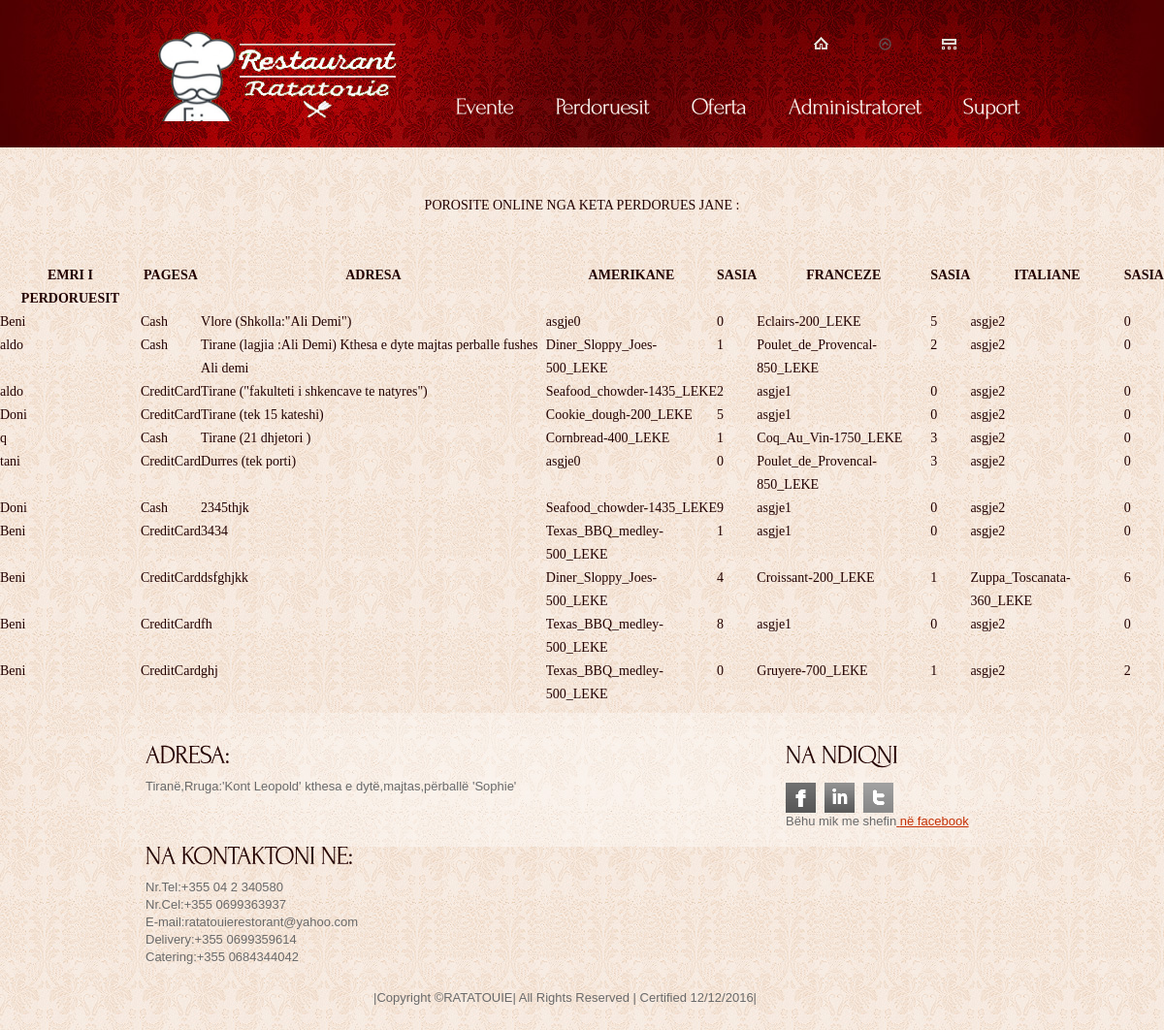
The app's page /ordering.php with its own data.
### tables this page shows
CREATE TABLE `Porosi` (
  `PorosiID` int(8) NOT NULL,
  `UserID` varchar(15) NOT NULL,
  `Username` varchar(15) NOT NULL,
  `Pay` enum('CreditCard','Cash') NOT NULL,
  `Destination` varchar(255) NOT NULL,
  `USAProduct` enum('asgje0','Texas_BBQ_medley-500_LEKE','Choc_chip_pecan_pie-750_LEKE','Burnt_onion_dip-645_LEKE','Diner_Sloppy_Joes-500_LEKE','Diner_Sloppy_fish-500_LEKE','Cornbread-400_LEKE','Cookie_dough-200_LEKE','American_T-bone-1000_LEKE','Malt_chocolate-350_LEKE','Bourbon-320_LEKE','Smoky_pork-1590_LEKE','Big_burger-450_LEKE','BBQ_pulled_pork-1200_LEKE','Buttermilk_salad-1520_LEKE','Seafood_chowder-1435_LEKE','Pumpkin_Pie-1200_LEKE','Salt_beef/Cajun_fries-1300_LEKE','Chickencorn_salad-900_LEKE','New_York_Cheesecake-480_LEKE','Sweet_chilli_dogs-300_LEKE','Caesar_salad-1390_LEKE','Sticky_ribs-1500_LEKE','Key_lime_pie-1485_LEKE','Crispy/pretzel_chicken-1689_LEKE','Raspberry_brownies-2000_LEKE','Plate-sized_pancakes-250_LEKE','Custard/biscuits-450_LEKE','Crispy_chicken/apple-1580_LEKE','Crispy_Cajun_rings-350_LEKE','Buffalo_chicken_wings-890_LEKE','Peanut/butter_cheesecake-1000_LEKE','Sticky_glazed_ribs-999_LEKE','Sweetcorn_chowder-590_LEKE','Peach/blueberry_grunt-350_LEKE','BBQ_drumsticks(slaw)-890_LEKE','Peanut_butter_brownies-370_LEKE','South-western-salad-800_LEKE','Buffalo_wings-1200_LEKE','Butternut_maple-1700_LEKE','Hot_dogs-200_LEKE','BBQ_chicken_burgers-200_LEKE') DEFAULT NULL,
  `USAsasia` int(3) NOT NULL,
  `FRProduct` enum('asgje1','Gruyere-700_LEKE','Poulet_de_Provencal-850_LEKE','Gratin_Dauphinois-600_LEKE','Croissant-200_LEKE','Creme_Brulee-350_LEKE','Beef_Bourguignon-1500_LEKE','Creme_Fraiche-800_LEKE','Coq_Au_Vin-1750_LEKE','Chocolate_Ganache-500_LEKE','Chocolate_Bleu-1000_LEKE','Omelet-200_LEKE','Cordon_Bleu-1000_LEKE','Eclairs-200_LEKE','Brie-590_LEKE','Meringues-200_LEKE','Mousse-1200_LEKE','Mussels_Mariniere-1590_LEKE','Buche_de_Noel-890_LEKE','Ratatouille-1000_LEKE','Brie_Puff_Pastry-200_LEKE','CBleu_Casserole-459_LEKE','Quiche_Lorraine-620_LEKE','Madeleines-200_LEKE','Bourguignon-2000_LEKE','Kalamata_Olive_Tapenade-1800_LEKE','Macaron-200_LEKE','Plum_Clafouti-450_LEKE','Potatoe_Au_Gratin-870_LEKE','Meringue-520_LEKE','Herbes_de_Provence-500_LEKE','Tarte_de_Pommes-900_LEKE','Crepe-290_LEKE','Rochester-1000_LEKE','Pro_Ganache-900_LEKE','Filet_Mignons-1900_LEKE','Cassoulet-600_LEKE','Asparagus-490_LEKE','Chutney-200_LEKE','Bordelaise-2500_LEKE','Tourtiere-1790_LEKE','Lyonnaise_a_la_crof-666_LEKE') NOT NULL,
  `FRsasia` int(3) NOT NULL,
  `ITAProduct` enum('asgje2','Cannelloni-590_LEKE','Antipasto-1800_LEKE','Focaccia/Baraise-200_LEKE','Torta_Rustica-680_LEKE','Zuppa_Toscanata-360_LEKE','Hazelnut_Biscotti-640_LEKE','Marsala-1800_LEKE','Lasagna-700_LEKE','Pizza-500_LEKE','Spaghetti-400_LEKE','Bruschetta-350_LEKE','Zuppa_Toscana-410_LEKE','Minestrone-900_LEKE','Tortellini-590_LEKE','Fettuccini-570_LEKE','Tiramisu-300_LEKE','Pesto_di_Florentine-690_LEKE','Parmigiana-2600_LEKE','Focaccia_Bread-1200_LEKE','Piccata-1630_LEKE','Penne_Arrabiata-700_LEKE','Pasta_Pomodoro-550_LEKE','Biscotti-200_LEKE','Manicotti_Alla_Romana-4500_LEKE','Calzone-350_LEKE','Cacciatore-1510_LEKE','Pene/Valentino-480_LEKE','Tetrazzini_di_mare-10000_LEKE','Cioppino-500_LEKE','Pasta_Primavera-470_LEKE','Pasta_Fagioli-610_LEKE','Ravioli-550_LEKE','Fettuccine_Alfredo-300_LEKE','Zitti-2400_LEKE','Pepperoni-200_LEKE','Ricotta_Gnocchi-310_LEKE','Manicotti-450_LEKE','Tilapia-320_LEKE','Zucchini-200_LEKE','Scarpariello-390_LEKE','Bruschetta-350_LEKE') NOT NULL,
  `ITAsasia` int(3) NOT NULL
);

### ordering.php (the view, shortened to what this page needs)
<!DOCTYPE html>
<html lang="en">
<head>
<link rel="stylesheet" href="css/reset.css" type="text/css" media="all">
<link rel="stylesheet" href="css/layout.css" type="text/css" media="all">
<link rel="stylesheet" href="css/style.css" type="text/css" media="all">
</head>
<body id="page2">
<div class="body6">
  <div class="body1">
    <div class="main">
      <header>
        <h1><a href="index.php" id="logo">Restorant Ratatouie</a></h1>
         <nav>
            <ul id="top_nav">
              <li><a href="index.php"><img src="images/icon_1.gif" alt=""></a></li>
              <li><a href="reklama.php"><img src="images/icon_3.png" alt=""></a></li>
              <li><a href="admin.php"><img src="images/icon_2.gif" alt=""></a></li>
            </ul>
          </nav>
        <nav>
           <ul id="menu">
              <li><a href="events.php">Evente</a></li>
              <li><a href="users.php">Perdoruesit</a></li>
              <li><a href="ulje.php">Oferta</a></li>
              <li><a href="admini.php">Administratoret</a></li>
              <li><a href="help.php">Suport</a></li>
            </ul>
        </nav>
        </header>
    </div>
  </div>
</div><br><br>
<p align="center">POROSITE ONLINE NGA KETA PERDORUES JANE : </p><br>
<?php
$sql=("SELECT *  FROM Porosi");
$records=mysql_query($sql);
?>
<table style="width:100%">
  <tr>
    <th>EMRI I PERDORUESIT</th>
    <th>PAGESA</th>
    <th>ADRESA</th>
    <th>AMERIKANE</th>
    <th>SASIA</th>
    <th>FRANCEZE</th>
    <th>SASIA</th>
    <th>ITALIANE</th>
    <th>SASIA</th>
  </tr>
  <?php
  while($Porosi=mysql_fetch_assoc($records)){
    echo "<tr>";
    echo "<td>".$Porosi['Username']."</td>";
    echo "<td>".$Porosi['Pay']."</td>";
     echo "<td>".$Porosi['Destination']."</td>";
      echo "<td>".$Porosi['USAProduct']."</td>";
      echo "<td>".$Porosi['USAsasia']."</td>";
       echo "<td>".$Porosi['FRProduct']."</td>";
        echo "<td>".$Porosi['FRsasia']."</td>";
        echo "<td>".$Porosi['ITAProduct']."</td>";
                echo "<td>".$Porosi['ITAsasia']."</td>";
    echo "</tr>";
  }
  ?>
  </table>
    <div class="body3">
  <div class="body4">
    <div class="main">
      <footer><hr>
        <div class="wrapper">
          <section class="col1 pad_left1">
     <h3>ADRESA:</h3>
         <p>Tiranë,Rruga:'Kont Leopold' kthesa e dytë,majtas,përballë 'Sophie'</p>
            <h3>NA KONTAKTONI NE:</h3>
      <p>Nr.Tel:+355 04 2 340580<br>
         Nr.Cel:+355 0699363937<br>
               E-mail:ratatouierestorant@yahoo.com<br>
               Delivery:+355 0699359614<br>
               Catering:+355 0684344042<br></p>
        <P ALIGN=right>
        |Copyright &copy;RATATOUIE|
         All Rights Reserved |
               Certified 12/12/2016|</p></section>
          <section class="col2 pad_left1">
            <h3>NA NDIQNI </h3>
            <ul id="icons">
              <li><a href="https://www.facebook.com/Restorant-Ratatouie-1187326811355133/" target="_blank" class="normaltip"><img src="images/icon1.gif" alt=""></a></li>
              <li><a href="https://www.instagram.com/ratatouierestorant/?hl=en" target="_blank" class="normaltip"><img src="images/icon2.gif" alt=""></a></li>
              <li><a href="https://twitter.com/RRatatouie" target="_blank" class="normaltip"><img src="images/icon3.gif" alt=""></a></li>
              <li>Bëhu mik me shefin<a href="https://www.facebook.com/ratatouiechef.restorantchef.3" target=_"blank"> në facebook</a></li>
        </ul>
        </section>
        </div>
      </footer>
    </div>
  </div>
</div>
</body>
</html>
  </body>
  </html>

### css/layout.css (style rules this page uses)
.col1, .col2, .col3, .cols { float:left }
.col1 { width:630px }
.col2 { width:240px }

### css/style.css (style rules this page uses)
article, aside, audio, canvas, command, datalist, details, embed, figcaption, figure, footer, header, hgroup, keygen, meter, nav, output, progress, section, source, video { display:block }
.wrapper { width:100%; overflow:hidden }
body { background:url(../images/bg_bot.jpg) center 0 repeat #faf3ed; border:0; font:14px Georgia, "Times New Roman", Times, serif; color:#200; line-height:24px }
.main { margin:0 auto; width:960px }
.body1 { background:url(../images/bg_top_img.jpg) top center no-repeat }
.body3 { background:url(../images/bg_bot.jpg) top center repeat }
.body4 { background:url(../images/bg_bot_img.jpg) top center no-repeat }
.body6 { background:url(../images/bg_top.jpg) top repeat-x }
a { color:#a80002; text-decoration:none; outline:none }
h1 { float:left; padding:0px 0 0 36px }
h3 { font-size:27px; color:#230000; line-height:1.2em; padding:20px 0 9px 0; letter-spacing:-1px }
p { padding-bottom:24px }
header { height:121px; padding-top:31px; width:100%; overflow:hidden }
#logo { display:block; background:url(../images/rat.png) 0 0 no-repeat; width:259px; height:94px; text-indent:-9999px }
#top_nav { float:right; padding:4px 43px 30px 0 }
#top_nav li { float:left; padding:3px 26px 5px 0; background:url(../images/top_line.gif) right 0 no-repeat; margin-right:25px }
#top_nav li a { display:block; line-height:0 }
#menu { width:633px; float:right; padding:0 0 0 0 }
#menu li { float:left; padding-left:3px }
#menu li a { display:block; font-size:24px; color:#faf3ed; line-height:40px; padding:0 20px; height:44px; letter-spacing:-1px }
.pad_left1 { padding-left:30px }
footer { height:138px; font:13px "Trebuchet MS", Arial, Helvetica, sans-serif; color:#696969; line-height:18px }
footer a { color:#c53005; text-decoration:underline }
#icons { padding:5px 0 0 0 }
#icons li { float:left; padding-right:9px }

### records on screen
porosi: Username "Beni", Pay "Cash", Destination "Vlore (Shkolla:\"Ali Demi\")", USAProduct "asgje0", USAsasia "0", FRProduct "Eclairs-200_LEKE", FRsasia "5", ITAProduct "asgje2", ITAsasia "0"
porosi: Username "aldo", Pay "Cash", Destination "Tirane (lagjia :Ali Demi) Kthesa e dyte majtas perballe fushes Ali demi", USAProduct "Diner_Sloppy_Joes-500_LEKE", USAsasia "1", FRProduct "Poulet_de_Provencal-850_LEKE", FRsasia "2", ITAProduct "asgje2", ITAsasia "0"
porosi: Username "aldo", Pay "CreditCard", Destination "Tirane (\"fakulteti i shkencave te natyres\")", USAProduct "Seafood_chowder-1435_LEKE", USAsasia "2", FRProduct "asgje1", FRsasia "0", ITAProduct "asgje2", ITAsasia "0"
porosi: Username "Doni", Pay "CreditCard", Destination "Tirane (tek 15 kateshi)", USAProduct "Cookie_dough-200_LEKE", USAsasia "5", FRProduct "asgje1", FRsasia "0", ITAProduct "asgje2", ITAsasia "0"
porosi: Username "q", Pay "Cash", Destination "Tirane (21 dhjetori )", USAProduct "Cornbread-400_LEKE", USAsasia "1", FRProduct "Coq_Au_Vin-1750_LEKE", FRsasia "3", ITAProduct "asgje2", ITAsasia "0"
porosi: Username "tani", Pay "CreditCard", Destination "Durres (tek porti)", USAProduct "asgje0", USAsasia "0", FRProduct "Poulet_de_Provencal-850_LEKE", FRsasia "3", ITAProduct "asgje2", ITAsasia "0"
porosi: Username "Doni", Pay "Cash", Destination "2345thjk", USAProduct "Seafood_chowder-1435_LEKE", USAsasia "9", FRProduct "asgje1", FRsasia "0", ITAProduct "asgje2", ITAsasia "0"
porosi: Username "Beni", Pay "CreditCard", Destination "3434", USAProduct "Texas_BBQ_medley-500_LEKE", USAsasia "1", FRProduct "asgje1", FRsasia "0", ITAProduct "asgje2", ITAsasia "0"
porosi: Username "Beni", Pay "CreditCard", Destination "dsfghjkk", USAProduct "Diner_Sloppy_Joes-500_LEKE", USAsasia "4", FRProduct "Croissant-200_LEKE", FRsasia "1", ITAProduct "Zuppa_Toscanata-360_LEKE", ITAsasia "6"
porosi: Username "Beni", Pay "CreditCard", Destination "fh", USAProduct "Texas_BBQ_medley-500_LEKE", USAsasia "8", FRProduct "asgje1", FRsasia "0", ITAProduct "asgje2", ITAsasia "0"
porosi: Username "Beni", Pay "CreditCard", Destination "ghj", USAProduct "Texas_BBQ_medley-500_LEKE", USAsasia "0", FRProduct "Gruyere-700_LEKE", FRsasia "1", ITAProduct "asgje2", ITAsasia "2"
